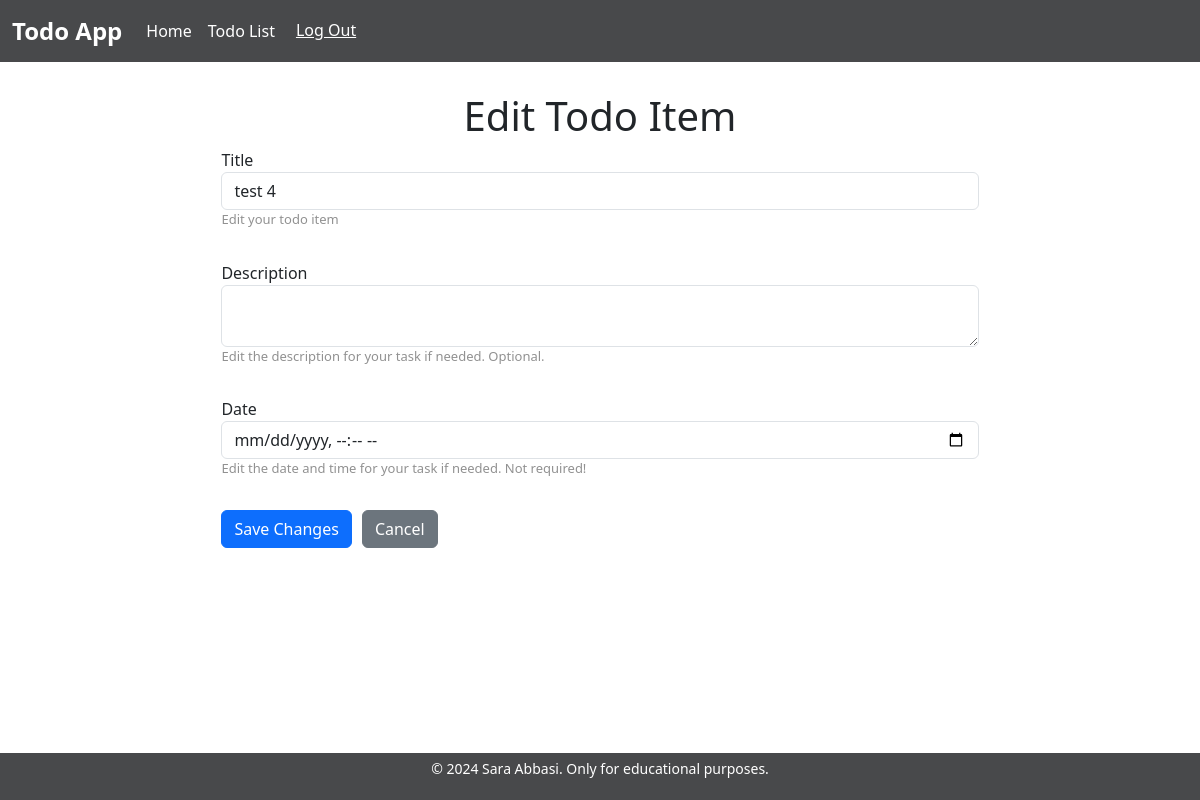
Before: /8/edit/ (signed in) with the older database file.
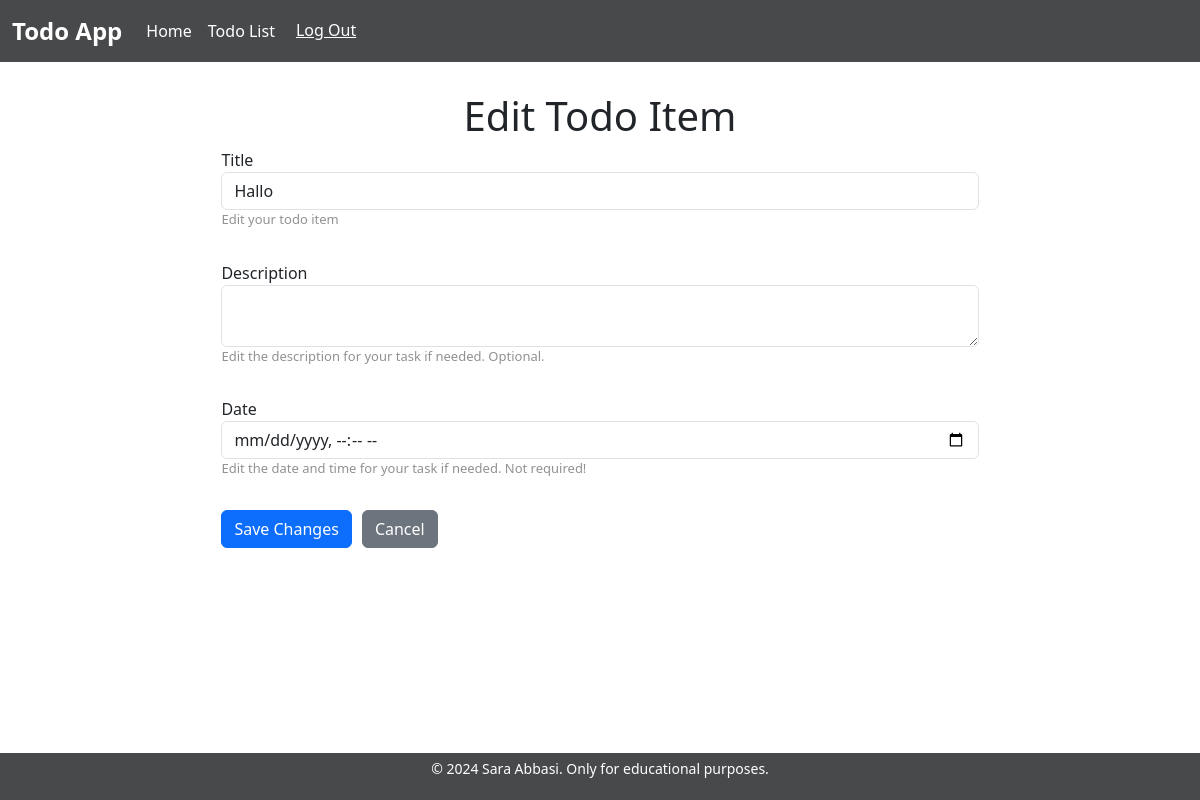
After: the same page with the newer database file.
### todo_app/models.py (models this page shows, shortened)
class TodoItem(models.Model):
    title = models.CharField(max_length=200)
    description = models.TextField(blank=True)
    checked = models.BooleanField(default=False)
    owner = models.ForeignKey(User, on_delete=models.CASCADE, null=True)
    date = models.DateTimeField(blank=True, null=True)

### todo_app/views.py (the view)
# urls.py: path('<int:id>/edit/', edit_todo_item, name='todo_item_edit'),
@login_required(login_url='/accounts/login')
def edit_todo_item(request, id):
    todo_item = get_object_or_404(TodoItem, id=id, owner=request.user)
    if request.method == 'POST':
        form = TodoItemForm(request.POST, instance=todo_item)
        if form.is_valid():
            form.save()
            return redirect('todo_app:todo_list')
    else:
        form = TodoItemForm(instance=todo_item)
    return render(request, 'todo_app/edit_todo_item.html', {'form': form})

### todo_app/forms.py (shortened to what this page needs)
class TodoItemForm(forms.ModelForm):
    class Meta:
        model = TodoItem
        fields = ['title', 'description', 'checked', 'date']

### todo_app/templates/todo_app/edit_todo_item.html (shortened to what this page needs)
{% extends 'base.html' %}
{% block content %}
<div class="container edit-form-container">
    <h1>Edit Todo Item</h1>
    <form class="edit-todo-form" method="POST">
        <div class='input-container'>
            <label for="id_title">{{ form.title.label }}</label>
            <input class="form-control" type="text" name="title" value="{{ form.instance.title }}" required id="id_title">
            <p class='helper-text'>Edit your todo item</p>
        </div>
        <div class='input-container'>
            <label for="id_description">{{ form.description.label }}</label>
            <textarea class="form-control" name="description" id="id_description">{{ form.instance.description }}</textarea>
            <p class='helper-text'>Edit the description for your task if needed. Optional.</p>
        </div>
        <div class='input-container'>
            <label for="id_date">{{ form.date.label }}</label>
            <input class="form-control" type="datetime-local" name="date" value="{% if form.instance.date %}{{ form.instance.date|date:'Y-m-d\TH:i' }}{% endif %}" id="id_date">
            <p class='helper-text'>Edit the date and time for your task if needed. Not required!</p>
        </div>
        <button class='btn btn-primary' type="submit">Save Changes</button>
        <a href="{% url 'todo_app:todo_list' %}" class="btn btn-secondary">Cancel</a>
    </form>
</div>
{% endblock %}

Changed rows visible on the page:
changed TodoItem: title "test 4" → "Hallo"
